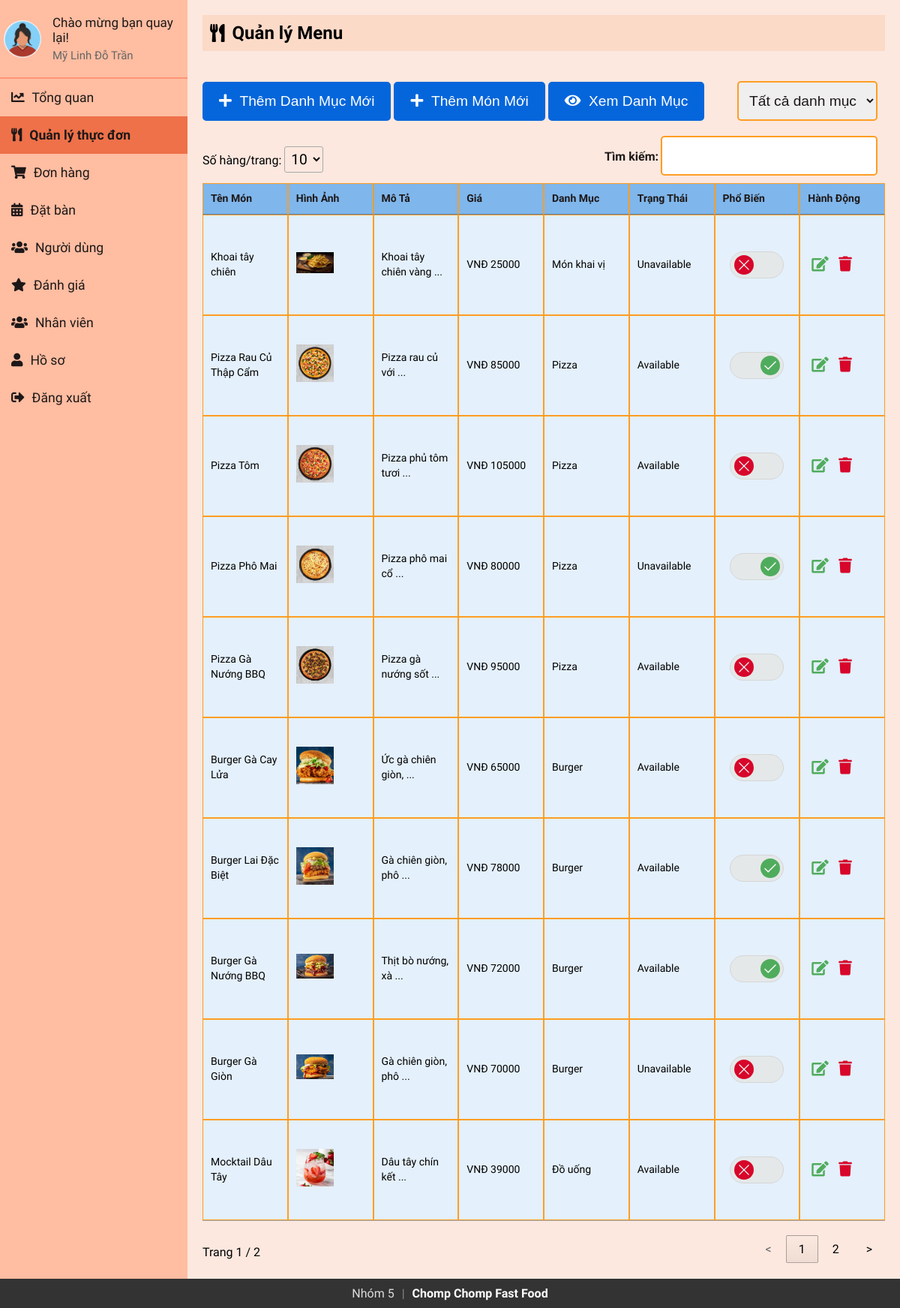
The app's page /Admin/admin_menu.php (signed in) with its own data.
### tables this page shows
CREATE TABLE `staff` (
  `id` int(11) NOT NULL,
  `firstName` varchar(50) NOT NULL,
  `lastName` varchar(50) NOT NULL,
  `email` varchar(100) NOT NULL,
  `contact` varchar(15) DEFAULT NULL,
  `role` enum('superadmin','admin','delivery boy','waiter') NOT NULL,
  `password` varchar(255) NOT NULL,
  `createdAt` timestamp NOT NULL DEFAULT current_timestamp(),
  `updatedAt` timestamp NOT NULL DEFAULT current_timestamp() ON UPDATE current_timestamp(),
  `profile_image` varchar(255) NOT NULL DEFAULT 'default.jpg'
);

CREATE TABLE `menuitem` (
  `itemId` int(11) NOT NULL,
  `itemName` varchar(255) NOT NULL,
  `catName` varchar(255) NOT NULL,
  `price` varchar(255) NOT NULL,
  `status` enum('Available','Unavailable') NOT NULL DEFAULT 'Available',
  `description` varchar(255) NOT NULL,
  `image` varchar(255) NOT NULL,
  `dateCreated` timestamp NOT NULL DEFAULT current_timestamp(),
  `updatedDate` datetime NOT NULL,
  `is_popular` tinyint(1) DEFAULT 0
);

### Admin/sidebar.php (called while the page is built, shortened)
<?php
include 'db_connection.php';
$admin_email = isset($_SESSION['email']) ? $_SESSION['email'] : '';
function getAdminInfo($email)
{
  global $conn;
  $stmt = $conn->prepare("SELECT firstName, lastName, email, profile_image FROM staff WHERE email = ?");
  $stmt->bind_param("s", $email);
  $stmt->execute();
  $stmt->bind_result($firstName, $lastName, $email,  $profile_image);
  return [
    'firstName' => $firstName ?: '',
    'lastName' => $lastName ?: '',
    'email' => $email ?: '',
    'profile_image' => $profile_image ?: 'default.jpg'
  ];
}
$admin_info = getAdminInfo($admin_email);
?>

### Admin/admin_menu.php (the view, shortened to what this page needs)
<?php
include 'db_connection.php';
include 'sidebar.php';
?>
<!DOCTYPE html>
<html lang="vi">
<head>
    <link rel="stylesheet" href="https://cdnjs.cloudflare.com/ajax/libs/font-awesome/5.15.3/css/all.min.css" />
    <link rel="stylesheet" href="sidebar.css" />
    <link rel="stylesheet" href="admin_menu.css" />
    <link rel="stylesheet" href="https://cdn.datatables.net/1.13.4/css/jquery.dataTables.min.css">
</head>
<body>
<div class="sidebar">
    <div class="profile-section">
        <img src="../uploads/<?php echo htmlspecialchars($admin_info['profile_image']); ?>" alt="Ảnh đại diện" />
        <div class="info">
            <h3>Chào mừng bạn quay lại!</h3>
            <p><?php echo htmlspecialchars($admin_info['firstName'] . ' ' . $admin_info['lastName']); ?></p>
        </div>
    </div>
    <ul>
        <li><a href="index.php"><i class="fas fa-chart-line"></i>Tổng quan</a></li>
        <li><a href="admin_menu.php" class="active"><i class="fas fa-utensils"></i>Quản lý thực đơn</a></li>
        <li><a href="admin_orders.php"><i class="fas fa-shopping-cart"></i>Đơn hàng</a></li>
        <li><a href="reservations.php"><i class="fas fa-calendar-alt"></i>Đặt bàn</a></li>
        <li><a href="users.php"><i class="fas fa-users"></i>Người dùng</a></li>
        <li><a href="reviews.php"><i class="fas fa-star"></i>Đánh giá</a></li>
        <li><a href="staffs.php"><i class="fas fa-users"></i>Nhân viên</a></li>
        <li><a href="profile.php"><i class="fas fa-user"></i>Hồ sơ</a></li>
        <li><a href="logout.php"><i class="fas fa-sign-out-alt"></i>Đăng xuất</a></li>
    </ul>
</div>
<div class="content">
    <div class="header">
        <button id="toggleSidebar" class="toggle-button"><i class="fas fa-bars"></i></button>
        <h2><i class="fas fa-utensils"></i> Quản lý Menu</h2>
    </div>
    <div class="modal-row">
        <div>
            <button onclick="openModal()"><i class="fas fa-plus"></i> &nbsp;Thêm Danh Mục Mới</button>
            <button onclick="openItemModal()"> <i class="fas fa-plus"></i> &nbsp;Thêm Món Mới</button>
            <button id="viewCategoryBtn"><i class="fas fa-eye"></i> &nbsp;Xem Danh Mục</button>
        </div>
        <div class="search-bar">
  <select id="categoryFilter">
    <option value="">Tất cả danh mục</option>
  </select>
</div>
  </div>
    <table id="menuTable">
        <thead>
            <tr>
                <th>Tên Món</th>
                <th>Hình Ảnh</th>
                <th>Mô Tả</th>
                <th>Giá</th>
                <th>Danh Mục</th>
                <th>Trạng Thái</th>
                <th>Phổ Biến</th>
                <th>Hành Động</th>
            </tr>
        </thead>
        <tbody>
            <?php
            $sql = "SELECT * FROM menuitem";
            $result = mysqli_query($conn, $sql);
            if (mysqli_num_rows($result) > 0) {
                while ($row = mysqli_fetch_assoc($result)) {
                    $isPopularChecked = $row['is_popular'] ? 'checked' : '';
                    echo "<tr data-category='" . htmlspecialchars($row['catName']) . "'>
                        <td>" . htmlspecialchars($row['itemName']) . "</td>
                        <td><img src='../uploads/" . htmlspecialchars($row['image']) . "' alt='" . htmlspecialchars($row['itemName']) . "' width='50'></td>
                        <td>" . htmlspecialchars($row['description']) . "</td>
                        <td>VNĐ " . htmlspecialchars($row['price']) . "</td>
                        <td>" . htmlspecialchars($row['catName']) . "</td>
                        <td>" . htmlspecialchars($row['status']) . "</td>
                        <td>
                            <div class='toggler'>
                                <input id='toggler-" . $row['itemId'] . "' name='toggler-" . $row['itemId'] . "' type='checkbox' value='1' $isPopularChecked onchange='togglePopular(" . $row['itemId'] . ", this)' />
                                <label for='toggler-" . $row['itemId'] . "'>
                                    <svg class='toggler-on' viewBox='0 0 130.2 130.2'><polyline class='path check' points='100.2,40.2 51.5,88.8 29.8,67.5'></polyline></svg>
                                    <svg class='toggler-off' viewBox='0 0 130.2 130.2'><line class='path line' x1='34.4' y1='34.4' x2='95.8' y2='95.8'></line><line class='path line' x1='95.8' y1='34.4' x2='34.4' y2='95.8'></line></svg>
                                </label>
                            </div>
                        </td>
                        <td>
                            <button id='editbtn' onclick='openEditItemModal(this)' data-itemid='" . htmlspecialchars($row['itemId']) . "' data-itemname='" . htmlspecialchars($row['itemName']) . "' data-description='" . htmlspecialchars($row['description']) . "' data-price='" . htmlspecialchars($row['price']) . "' data-image='" . htmlspecialchars($row['image']) . "' data-category='" . htmlspecialchars($row['catName']) . "' data-status='" . htmlspecialchars($row['status']) . "'><i class='fas fa-edit'></i></button>
                            <button id='deletebtn' onclick=\"deleteItem('" . htmlspecialchars($row['itemId']) . "')\"><i class='fas fa-trash'></i></button>
                        </td>
                    </tr>";
                }
            } else {
                echo "<tr><td colspan='8' style='text-align: center;'>Chưa có món ăn nào</td></tr>";
            }
            ?>
        </tbody>
    </table>
</div>
</body>
</html>

### Admin/sidebar.css (style rules this page uses)
* { margin: 0; padding: 0; box-sizing: border-box; }
body { background: #fef0e8; font-family: "Baloo 2", cursive; display: flex; flex-direction: row; margin: 0; }
.sidebar { width: 250px; background-color: #ffbda1; color: #1d1818; overflow: auto; position: relative; min-height: 100vh; font-size: 1.1rem }
.sidebar ul li a { display: block; padding: 15px; text-decoration: none; color: #1d1818; transition: background-color 0.3s; }
.sidebar ul li a.active { background-color:#ee7149; font-weight: bold; }
.sidebar ul li a i { margin-right: 10px; }
.sidebar ul { list-style-type: none; padding: 0; }
.content { flex: 1; padding: 20px; }
.header { padding: 10px; background-color: #fbdac7; margin-bottom: 20px; display: flex; align-items: center; }
.header h2 { display: flex; align-items: center; }
.header h2 i { margin-right: 10px; }
.toggle-button { display: none; background-color: #333; color: #fff; border: none; padding: 10px; cursor: pointer; margin-right: 10px; }
.profile-section { padding: 20px 5px 20px 5px; display: flex; align-items: center; border-bottom: 2px solid rgba(253, 108, 77, 0.5); }
.profile-section img { width: 50px; height: 50px; border-radius: 50%; margin-right: 15px; }
.profile-section .info { flex-grow: 1; }
.profile-section .info h3 { margin: 0; font-size: 17px; font-weight: 500; }
.profile-section .info p { margin: 5px 0 0; font-size: 15px; color: #666; }
.sidebar ul li a.active { font-weight: bold; }

### Admin/admin_menu.css (style rules this page uses)
* { margin: 0; padding: 0; }
body { background: #FCE8DF; font-family: "Baloo 2", cursive; margin: 0; }
.content { flex: 1; padding: 20px; margin-bottom: 40px; }
table { width: 100%; border-collapse: collapse; background-color: #E4F0FB; font-size: 14px; table-layout: fixed; }
table th, table td { padding: 4px 8px; line-height: 1.4; max-width: 140px; white-space: normal; word-break: break-word; text-align: left; vertical-align: middle; border: 1.5px solid #FF9D23; }
table th { background-color: #7FB6EB; color: #1d1818; font-weight: bold; }
table tr:nth-child(even) { background-color: #FCE8DF; }
.header { padding: 10px; background-color: #FBDAC7; color: #000000; margin-bottom: 20px; display: flex; align-items: center; }
.modal-row { margin: 40px 0 20px 0; display: flex; align-items: center; justify-content: space-between; }
#editbtn, #deletebtn { font-size: 20px; background: none; border: none; padding: 0 5px; outline: none; cursor: pointer; }
#editbtn { color: #50ac5d; }
#deletebtn { color: #d7062a; }
.search-bar select, .search-bar button { padding: 13px 10px; margin-right: 10px; font-size: 1.2rem; border-radius: 5px; border: 2px solid #FF9D23; cursor: pointer; outline: none; color: #1d1818; }
button { background-color: #0566DB; color: white; border: 2px solid #0566DB; padding: 13px 20px; cursor: pointer; border-radius: 5px; transition: all 0.3s ease; font-size: 1.2rem; }
.toggler { width: 72px; margin: 40px auto; }
.toggler label { display: block; position: relative; width: 72px; height: 36px; border: 1px solid #d6d6d6; border-radius: 36px; background: #e4e8e8; cursor: pointer; }
.toggler label::after { display: block; border-radius: 100%; background-color: #d7062a; content: ''; animation-name: toggler-size; animation-duration: 0.15s; animation-timing-function: ease-out; }
.toggler label::after, .toggler label .toggler-on, .toggler label .toggler-off { position: absolute; top: 50%; left: 25%; width: 26px; height: 26px; transform: translateY(-50%) translateX(-50%); transition: left 0.15s ease-in-out, background-color 0.2s ease-out, width 0.15s ease-in-out, height 0.15s ease-in-out, opacity 0.15s ease-in-out; }
.toggler input:checked + label::after { background-color: #50ac5d; animation-name: toggler-size2; }
.toggler input:checked + label::after, .toggler input:checked + label .toggler-on, .toggler input:checked + label .toggler-off { left: 75%; }
.toggler .toggler-on, .toggler .toggler-off { opacity: 1; z-index: 2; }

### records on screen
staff: profile_image (picture), firstName+lastName "Mỹ Linh Đỗ Trần"
menuitem: itemName "Khoai tây chiên", image (picture), description "Khoai tây chiên vàng ...", price "25000", catName "Món khai vị", status "Unavailable"
menuitem: itemName "Pizza Rau Củ Thập Cẩm", image (picture), description "Pizza rau củ với ...", price "85000", catName "Pizza", status "Available"
menuitem: itemName "Pizza Tôm", image (picture), description "Pizza phủ tôm tươi ...", price "105000", catName "Pizza", status "Available"
menuitem: itemName "Pizza Phô Mai", image (picture), description "Pizza phô mai cổ ...", price "80000", catName "Pizza", status "Unavailable"
menuitem: itemName "Pizza Gà Nướng BBQ", image (picture), description "Pizza gà nướng sốt ...", price "95000", catName "Pizza", status "Available"
menuitem: itemName "Burger Gà Cay Lửa", image (picture), description "Ức gà chiên giòn, ...", price "65000", catName "Burger", status "Available"
menuitem: itemName "Burger Lai Đặc Biệt", image (picture), description "Gà chiên giòn, phô ...", price "78000", catName "Burger", status "Available"
menuitem: itemName "Burger Gà Nướng BBQ", image (picture), description "Thịt bò nướng, xà ...", price "72000", catName "Burger", status "Available"
menuitem: itemName "Burger Gà Giòn", image (picture), description "Gà chiên giòn, phô ...", price "70000", catName "Burger", status "Unavailable"
menuitem: itemName "Mocktail Dâu Tây", image (picture), description "Dâu tây chín kết ...", price "39000", catName "Đồ uống", status "Available"
